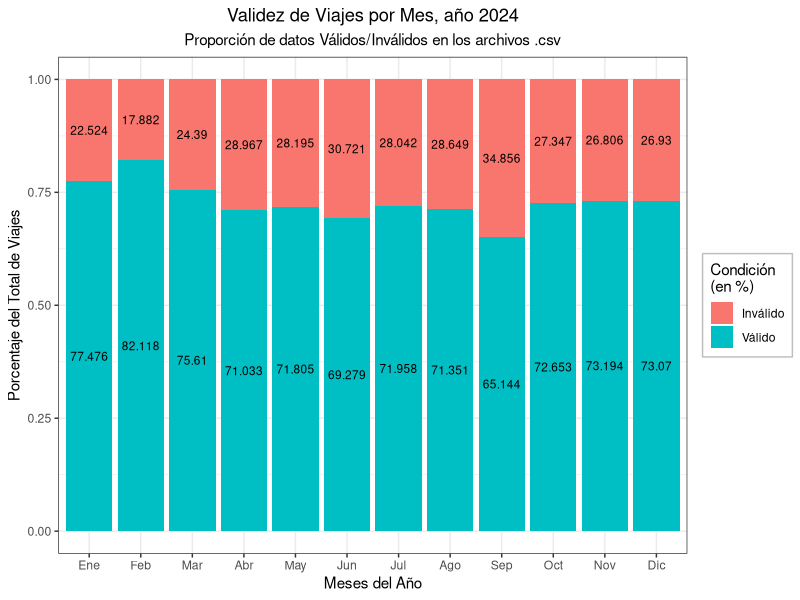

Here is the R script that generated this plot:
# val_perc: proporcion de viajes válidos vs inválidos
# para un gráfico con los valores numéricos en vez de porcentajes, ver val_prop.R
# se necesita la librería forcats (en tidyverse) para tratar al eje x como vector

library(tidyverse)
library(ggplot2)

# se copia el dataframe general de clean_table.R
# con esto, se calculan porcentajes para graficar en formato (valido, invalido)
totales <- c(144873, 223164, 301687, 415025, 609493, 710721,
             748962, 755639, 821276, 616281, 335075, 178372)
validos <- c(112242, 183258, 228106, 294803, 437644, 492377,
             538936, 539158, 535011, 447745, 245255, 130336)
invalidos <- c(32631, 39906, 73581, 120222, 171849, 218344,
               210026, 216481, 286265, 168536, 89820, 48036)

# datos <- matriz de formato [meses, condicion, porcentajes]
# porcentajes es un vector traspuesto de un dataframe
# este df principal tiene formato [% válido, % inválido]
datos <- data.frame(
  meses <- c(rep("Ene",2), rep("Feb",2), rep("Mar",2), rep("Abr",2), rep("May",2), rep("Jun",2), 
             rep("Jul",2), rep("Ago",2), rep("Sep",2), rep("Oct",2), rep("Nov",2), rep("Dic",2)),
  condicion <- c("Válido", "Inválido"),
  porcentajes <- as.vector(t(data.frame(round(100 * validos/totales, digits = 3),
                                       round(100 *invalidos/totales, digits = 3))))
  )

# Ploteo de los datos = gráfico de barras proporcional
ggplot(datos, aes(x = factor(meses, levels = unique(meses)), y = porcentajes, fill = rep(condicion,12))) + 
  geom_bar(position = "fill", stat = "identity") +
  ggtitle("Validez de Viajes por Mes, año 2024",
          subtitle = "Proporción de datos Válidos/Inválidos en los archivos .csv") +
  xlab("Meses del Año") +
  ylab("Porcentaje del Total de Viajes") +
  labs(fill = "Condición \n(en %)") +
  geom_text(label = porcentajes, size = 3, position = position_fill(vjust = 0.5))+
  theme_bw() +
  theme(plot.title = element_text(hjust = 0.5),
        plot.subtitle = element_text(hjust = 0.5),
        legend.background = element_rect(colour = "gray"))

